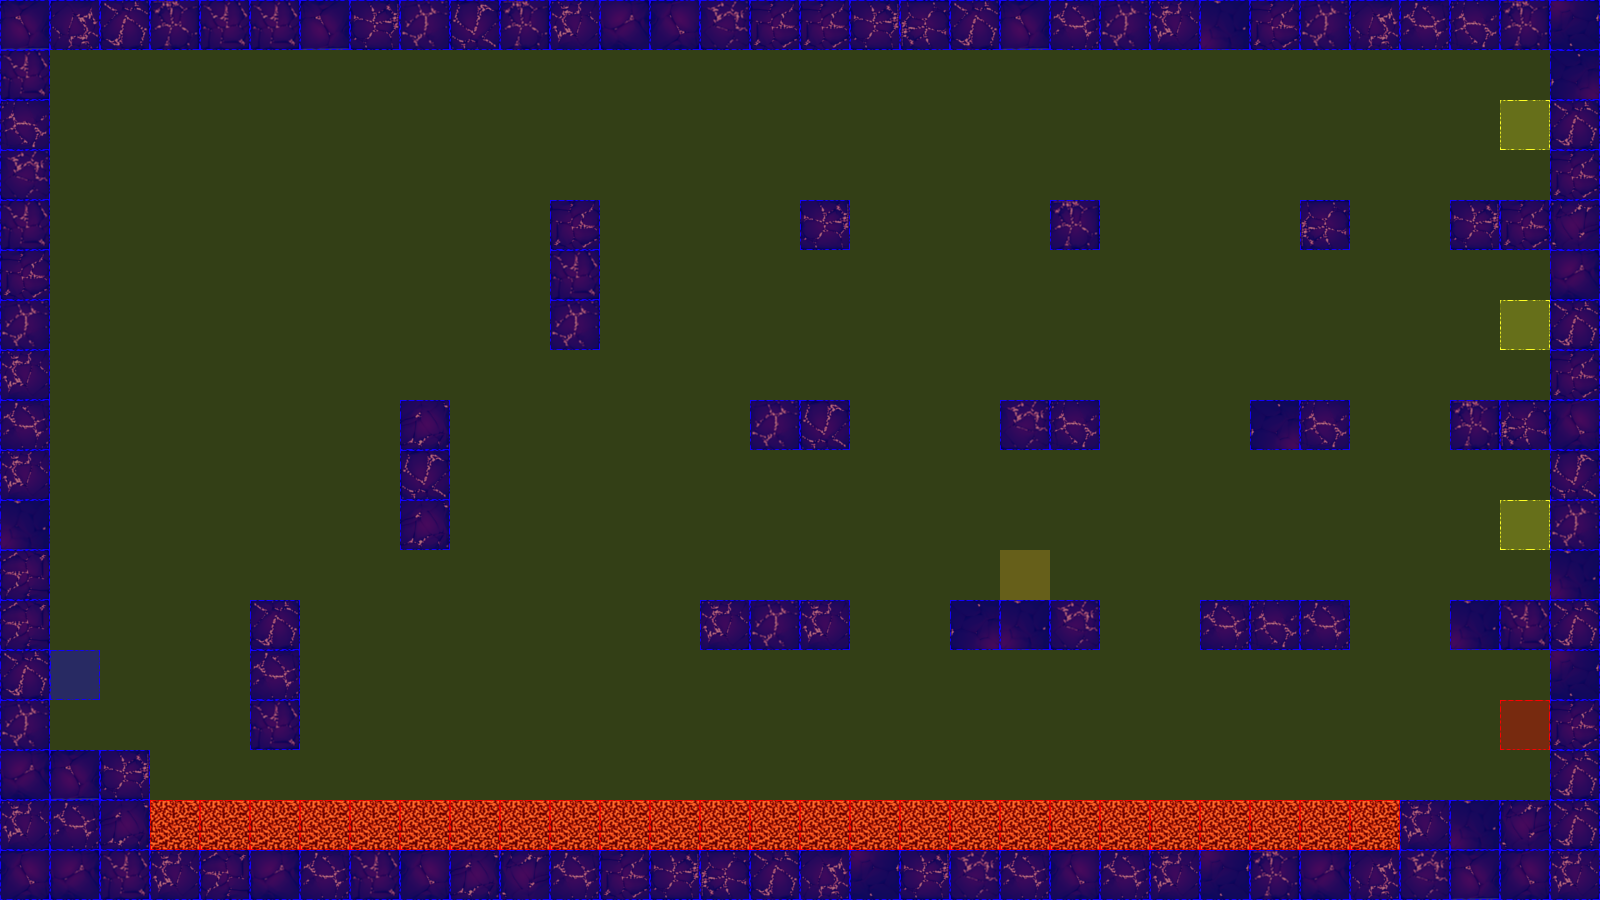

Below is a game level as drawn by its tile map, then a one-line description and the .tmx that defines it (tile-layer data replaced by summaries):
An orthogonal 32x18 tile map with 50x50 px tiles, 3 tile layers (terrain, collision, event), 2 tilesets.

<map version="1.0" orientation="orthogonal" renderorder="left-up" width="32" height="18" tilewidth="50" tileheight="50" nextobjectid="3">
 <tileset firstgid="1" name="dungeonTile.png" tilewidth="50" tileheight="50" tilecount="64" columns="8">
  <image source="tiles/dungeonTile.png" width="400" height="400" />
 </tileset>
 <tileset firstgid="65" name="collisionTile" tilewidth="50" tileheight="50" tilecount="12" columns="3">
  <image source="tiles/collisionTile.png" width="150" height="200" />
 </tileset>
 <layer name="terrain" width="32" height="18">
  <data>[576 cells, 161 non-empty, 23 distinct tile ids]</data>
 </layer>
 <layer name="collision" width="32" height="18">
  <data>[576 cells, 576 non-empty, 3 distinct tile ids]</data>
 </layer>
 <layer name="event" width="32" height="18">
  <data>[576 cells, 6 non-empty, 4 distinct tile ids]</data>
 </layer>
</map>
